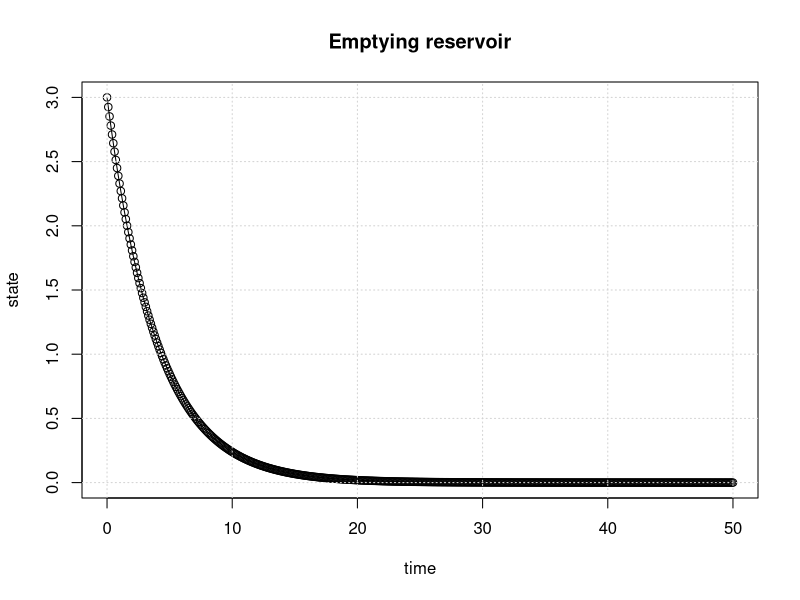
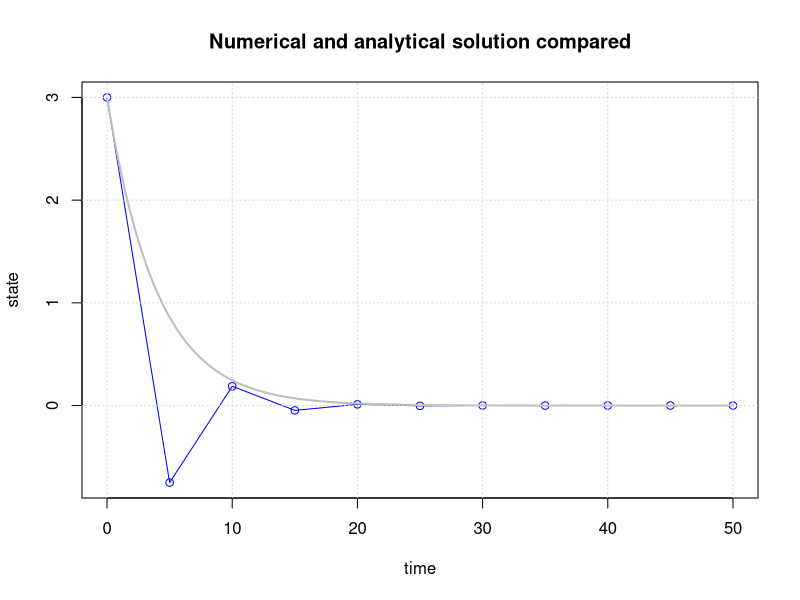
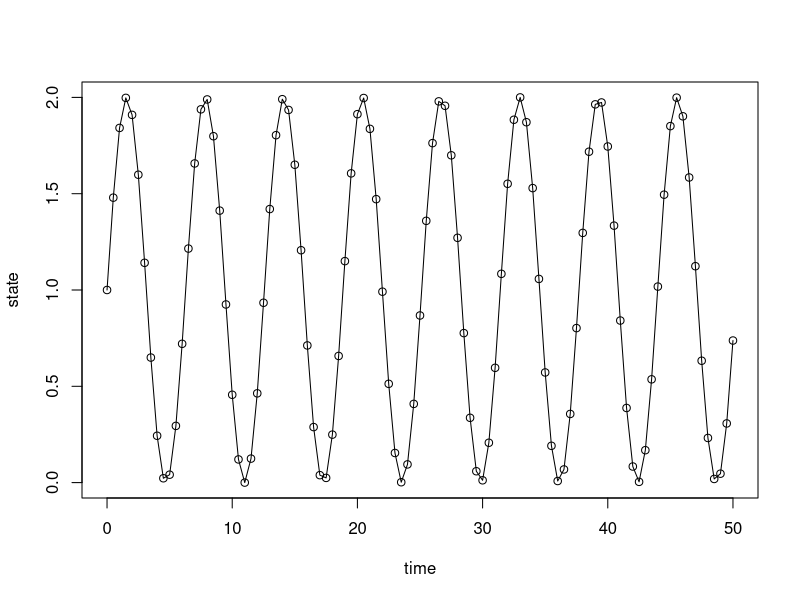
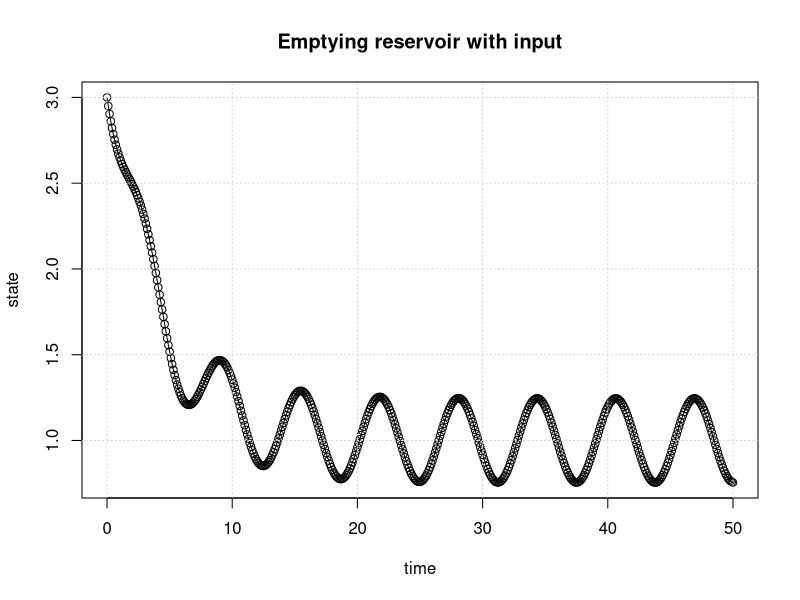
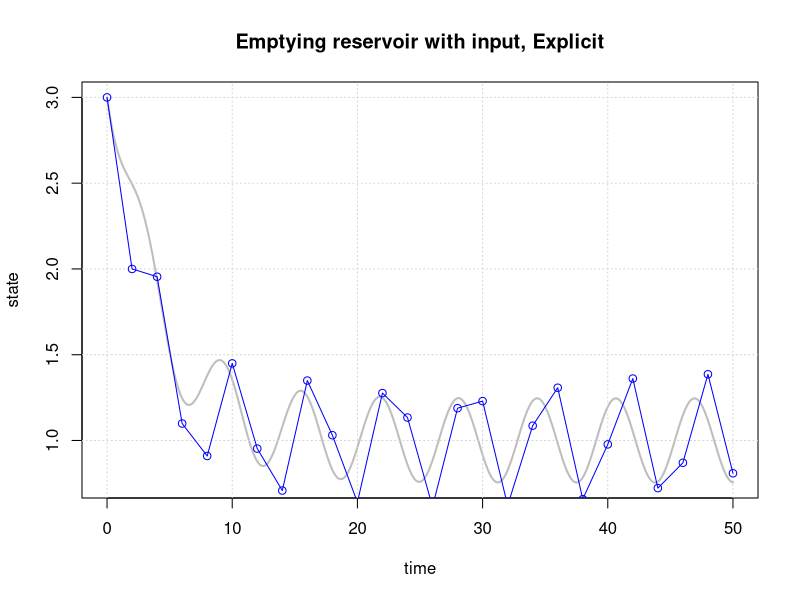
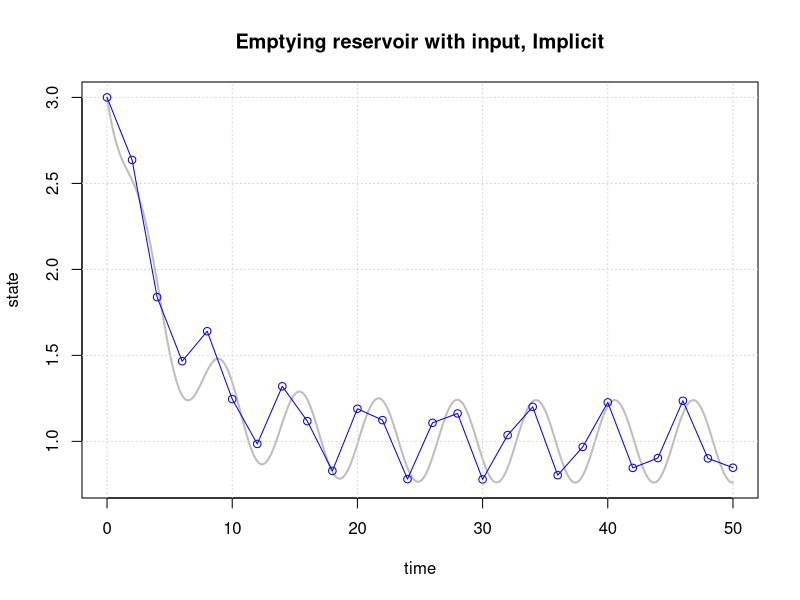
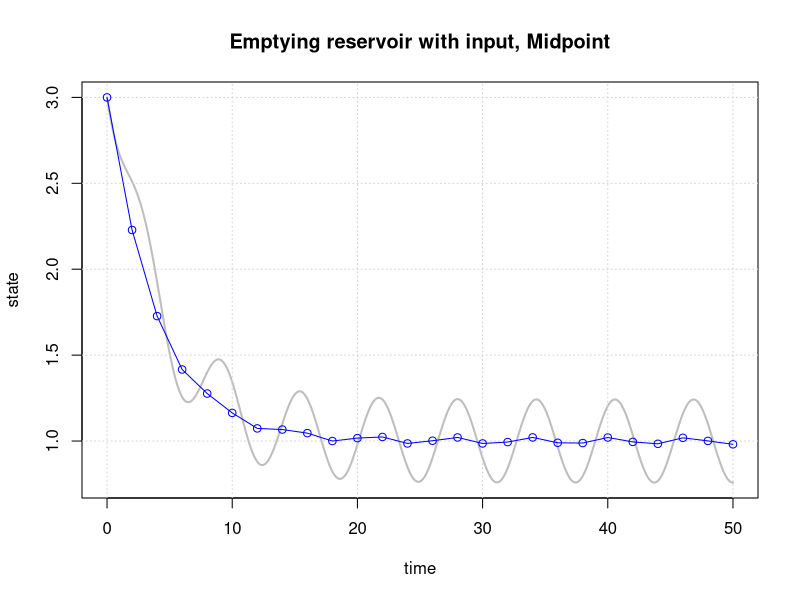
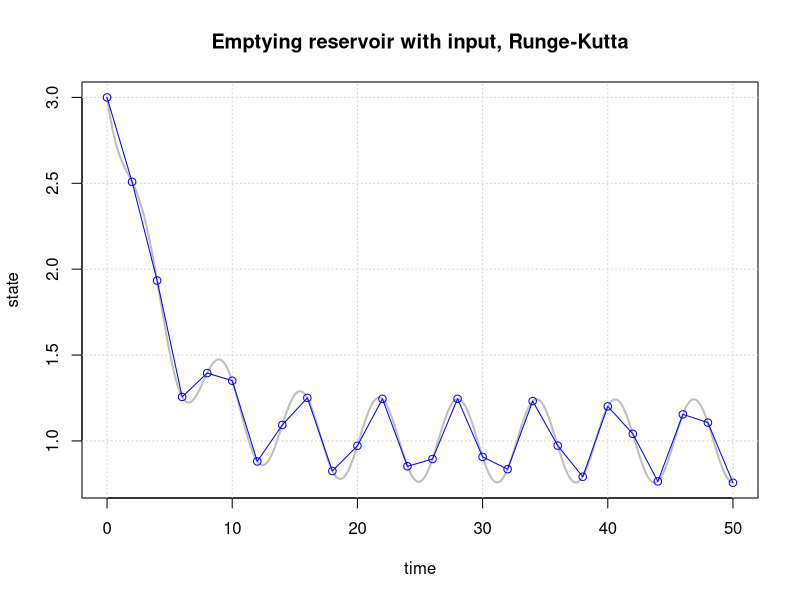

The R script that drew these images, in order:
## ---- chunk 1
sys.fun = function(state)
{
    newstate = ...
    return(newstate)
}
## ---- chunk 2
sys.fun = function(state)
{
    newstate = state*(1-alpha*dt)
    return(newstate)
}
## ---- chunk 3
# Initial parameter values
begin.time = 0     # usually this variable is set to 0
end.time   = 50    # end time of the simulation (50)
dt         = 0.1   # delta t; time discretisation (0.1)
init.state = 3     # state of the system at the beginning of the simulation (3)
alpha      = 0.25  # decay constant (0.25)

# Simulation initialisation
time = begin.time
result.state = c(init.state)
result.time = c(time)
current.state = init.state

# Simulation
while(time < end.time)
{
    current.state = sys.fun(current.state)
    result.state = c(result.state,current.state)
    time = time + dt
    result.time = c(result.time,time)
}

# Plotting
plot(result.time,result.state,type='o', xlab="time", ylab="state")
title(main='Emptying reservoir')
grid()
## ---- chunk 4
# Initial parameter values
begin.time = 0     # usually this variable is set to 0
end.time   = 50    # end time of the simulation (50)
dt         = 5     # delta t; time discretisation (0.25)
init.state = 3     # state of the system at the beginning of the simulation (3)
alpha      = 0.25  # decay constant (0.25)

# Simulation initialisation
time = begin.time
result.state = c(init.state)
result.time = c(time)
current.state = init.state

# Simulation
while(time < end.time)
{
    current.state = sys.fun(current.state)
    result.state = c(result.state,current.state)
    time = time + dt
    result.time = c(result.time,time)
}

# Plotting
plot(result.time, result.state, type='o', col="blue", xlab="time", ylab="state")
time.sequence = seq(begin.time,end.time, by=0.1)
analyt.state=init.state * exp(-time.sequence*alpha)
lines(time.sequence, analyt.state, col='grey', lwd=2)
title(main='Numerical and analytical solution compared')
grid()
## ---- chunk 5
time = seq(0, 50, by=0.5)
plot(time, sin(time)+1, type='o', xlab="time", ylab="state")
## ---- chunk 6
rm(list=ls())
# Initial parameter values
begin.time = 0     # usually this variable is set to 0
end.time   = 50    # end time of the simulation
dt         = 0.1   # delta t; time discretisation
init.state = 3     # state of the system at the beginning of the simulation
alpha      = 1     # decay constant
A          = 4     # surface of the bucket
## ---- chunk 7
# Simulation initialisation
time             = begin.time
result.state     = c(init.state)
result.time      = c(time)
current.state    = init.state

# System function
sys.fun = function(state)
{
  newstate = state + dt/A*((sin(time)+1)-alpha*state)
  return(newstate)
}

# Simulation
while(time < end.time)
{
  current.state = sys.fun(current.state)
  result.state = c(result.state,current.state)
  time = time + dt
  result.time = c(result.time,time)
}

# Plotting
plot(result.time,result.state,type='o',xlab="time",ylab="state")
title(main='Emptying reservoir with input')
grid()
## ---- chunk 8
rm(list=ls())
# Initial parameter values
begin.time = 0     # usually this variable is set to 0
end.time   = 50    # end time of the simulation
dt         = 0.1   # delta t; time discretisation
init.state = 3     # state of the system at the beginning of the simulation
alpha      = 1     # decay constant
A          = 4     # surface of the bucket

# Simulation initialisation
time             = begin.time
result.state     = c(init.state)
result.time      = c(time)
current.state    = init.state

# System function
sys.fun = function(state)
{
  newstate = state + dt/A*((sin(time)+1)-alpha*state)
  return(newstate)
}

# Simulation
while(time < end.time)
{
  current.state = sys.fun(current.state)
  result.state = c(result.state,current.state)
  time = time + dt
  result.time = c(result.time,time)
}

# Plotting
plot(result.time,result.state,type='l', col="grey",lwd=2,xlab="time",ylab="state")
title(main='Emptying reservoir with input, Explicit')
grid()

dt = 2.0 # a new dt value to evaluate current scheme
time = begin.time
result.state= c(init.state)
result.time =c(time)
current.state = init.state
while(time < end.time)
{
  current.state = sys.fun(current.state)
  result.state = c(result.state,current.state)
  time = time + dt
  result.time = c(result.time,time)
}
lines(result.time,result.state,type='o',col='blue')
## ---- chunk 9
rm(list=ls())
#Initial parameter values
begin.time = 0     # usually this variable is set to 0
end.time   = 50    # end time of the simulation
dt         = 0.1   # delta t; time discretisation
init.state = 3     # state of the system at the beginning of the simulation
alpha      = 1     # decay constant
A          = 4     # surface of the bucket

# Simulation initialisation
time             = begin.time
result.state     = c(init.state)
result.time      = c(time)
current.state    = init.state

# System function
sys.fun = function(state)
{
  newstate = 1/(1+alpha*dt/A)*(state + dt/A*(sin(time+dt)+1))
  return(newstate)
}

# Simulation
while(time < end.time)
{
  current.state = sys.fun(current.state)
  result.state = c(result.state,current.state)
  time = time + dt
  result.time = c(result.time,time)
}

# Plotting
plot(result.time,result.state,type='l', col="grey",lwd=2,xlab="time",ylab="state")
title(main='Emptying reservoir with input, Implicit')
grid()

dt = 2.0 # a new dt value to evaluate current scheme
time = begin.time
result.state= c(init.state)
result.time =c(time)
current.state = init.state
while(time < end.time)
{
  current.state = sys.fun(current.state)
  result.state = c(result.state,current.state)
  time = time + dt
  result.time = c(result.time,time)
}
lines(result.time,result.state,type='o',col='blue')
## ---- chunk 10
rm(list=ls())
#Initial parameter values
begin.time = 0     # usually this variable is set to 0
end.time   = 50    # end time of the simulation
dt         = 0.1   # delta t; time discretisation
init.state = 3     # state of the system at the beginning of the simulation
alpha      = 1     # decay constant
A          = 4     # surface of the bucket

# Simulation initialisation
time             = begin.time
result.state     = c(init.state)
result.time      = c(time)
current.state    = init.state

# System functions
f_explicit = function(time, state){
  return(((sin(time)+1)-alpha*state)/A)
}

f_implicit = function(time, state, dt){
  return(1/(1+alpha*dt/A)*(state + dt/A*(sin(time+dt)+1)))
}

sys.fun = function(state)
{
  s.aux    = state + dt/2*f_explicit(time   , state)
  newstate =              f_implicit(time+dt, s.aux, dt/2)
  return(newstate)
}

# Simulation
while(time < end.time)
{
  current.state = sys.fun(current.state)
  result.state = c(result.state,current.state)
  time = time + dt
  result.time = c(result.time,time)
}

# Plotting
plot(result.time,result.state,type='l', col="grey",lwd=2,xlab="time",ylab="state")
title(main='Emptying reservoir with input, Midpoint')
grid()

dt = 2 # a new dt value to evaluate current scheme
time = begin.time
result.state= c(init.state)
result.time =c(time)
current.state = init.state
while(time < end.time)
{
  current.state = sys.fun(current.state)
  result.state = c(result.state,current.state)
  time = time + dt
  result.time = c(result.time,time)
}
lines(result.time,result.state,type='o',col='blue')
## ---- chunk 11
rm(list=ls())
#Initial parameter values
begin.time = 0     # usually this variable is set to 0
end.time   = 50    # end time of the simulation
dt         = 0.1   # delta t; time discretisation
init.state = 3     # state of the system at the beginning of the simulation
alpha      = 1     # decay constant
A          = 4     # surface of the bucket

# Simulation initialisation
time             = begin.time
result.state     = c(init.state)
result.time      = c(time)
current.state    = init.state

# System function

f = function(time, state){
  return(((sin(time)+1)-alpha*state)/A)
}

sys.fun = function(state)
{
  k1       = dt*f(time       , state         )
  k2       = dt*f(time+0.5*dt, state + 0.5*k1)
  k3       = dt*f(time+0.5*dt, state + 0.5*k2)
  k4       = dt*f(time+    dt, state +     k3)
  newstate = state + (k1 + 2*k2 + 2*k3 + k4)/6
  return(newstate)
}

# Simulation
while(time < end.time)
{
  current.state = sys.fun(current.state)
  result.state = c(result.state,current.state)
  time = time + dt
  result.time = c(result.time,time)
}

# Plotting
plot(result.time,result.state,type='l', col="grey",lwd=2,xlab="time",ylab="state")
title(main='Emptying reservoir with input, Runge-Kutta')
grid()

dt = 2.0 # a new dt value to evaluate current scheme
time = begin.time
result.state = c(init.state)
result.time = c(time)
current.state = init.state
while(time < end.time)
{
  current.state = sys.fun(current.state)
  result.state = c(result.state,current.state)
  time = time + dt
  result.time = c(result.time,time)
}
lines(result.time,result.state,type='o',col='blue')
## ---- chunk 12
##loading input and observed data
hupsel = read.table(file='hupsel.dat')
hupsel.time = hupsel$V1
hupsel.Qin = hupsel$V2
hupsel.Qobs = hupsel$V3
#to make data continuous for al dt
Qin.fun =approxfun(x=hupsel.time,y=hupsel.Qin,rule=2:2) 
Qobs.fun = approxfun(x=hupsel.time,y=hupsel.Qobs,rule = 2:2)

##time aspects
begin.time   = 0              #begin time of the simulation
end.time = hupsel.time[length(hupsel.time)] #end time of the simulation
dt           = 0.5            #1.0#.5 #delta t; time discretisation

#reservoir parameters
res.alpha.lw = 0.10543215 
res.alpha.up = 0.75
res.lvl.up   = 0.4            #1.7
res.A        = 1.45 

init.state   = 1.4            #the initial state of the linear reservoir

sys.fun = function(state)
{
  if(state<= res.lvl.up)
  {
    state = state +dt/res.A*(Qin.fun(time)- res.alpha.lw*state)
  }else{
    state = state + dt/res.A*(Qin.fun(time)-res.alpha.up*(state-res.lvl.up)-res.alpha.lw*state)
  }
  return(state)
}

time            = begin.time
result.state    = c(init.state)
result.time     = c(time)
current.state   = init.state
result.Qout1    = c()
result.Qout2    = c()
result.Qin      = c()
while(time < end.time)
{
  current.state = sys.fun(current.state)
  result.state  = c(result.state,current.state)
  time          = time + dt
  result.time   = c(result.time,time)
}

#####Calculation of the Qout fluxes
##first a function (state.above.up) to determine which states are above the upper outlet
state.above.up = function()
{
  state.up = c()
  for (i in 1:length(result.time))
  {
    this.state = result.state[i]
   if(this.state>res.lvl.up)
   {
     state.up=c(state.up,this.state)
   }else{
     state.up=c(state.up,0)
   }
  }
  return(state.up)
}


  state.above =state.above.up()  
  Qout.up = state.above
  IQout = which(state.above>0)
  Qout.up[IQout] = res.alpha.up*(Qout.up[IQout]-res.lvl.up) 
 
  
#   Qout.up = res.alpha.up*(state.above[state.above>0]-res.lvl.up)

Qout.lw = c()
Qout.lw = res.alpha.lw*result.state
# Qout.lw = res.A*res.k.lw*result.state

##balance
##dV/dt = Qin - Qout.lw - Qout.up
##dV/dt = state*res.A/dt
nrsteps = length(result.state)-1
dVdt = diff(result.state)*res.A/dt
Qin = Qin.fun(result.time)
error = Qin[1:nrsteps] - Qout.lw[1:nrsteps] - Qout.up[1:nrsteps] - dVdt
 
plot(result.time,Qin,type = 'l',
     ylim=c(min(Qin,Qout.lw,Qout.up,dVdt),max(Qin,Qout.lw,Qout.up,dVdt)),
     ylab = 'L^3/T',xlab = 'time')
legend('topleft',c('Qin : black',
                 'Qout.lw : blue',
                 'Qout.up : green',
                 'dVdt: red',
                 'error : dashed'))

     
lines(result.time[1:nrsteps],dVdt,col='red')
lines(result.time[1:nrsteps],Qout.lw[1:nrsteps],col='blue')
lines(result.time[1:nrsteps],Qout.up[1:nrsteps],col='green')
lines(result.time[1:nrsteps],error,lty='dashed')

##results observed vs computed
plot(result.time[1:nrsteps],Qobs.fun(result.time[1:nrsteps]),type='l',
     lwd=2,col='grey',ylim=c(min(hupsel.Qobs,Qout.lw,Qout.up),max(hupsel.Qobs,Qout.lw,Qout.up)),
     ylab = 'Qout.obs/Qout.calc',xlab = 'time')
lines(result.time[1:nrsteps],Qout.up[1:nrsteps]+Qout.lw[1:nrsteps],col='blue')

Sumsquares = sum((Qobs.fun(result.time)-(Qout.up+Qout.lw))^2)
title(main=paste('Observed (grey) vs. calculated discharges ','SS = ',Sumsquares))
